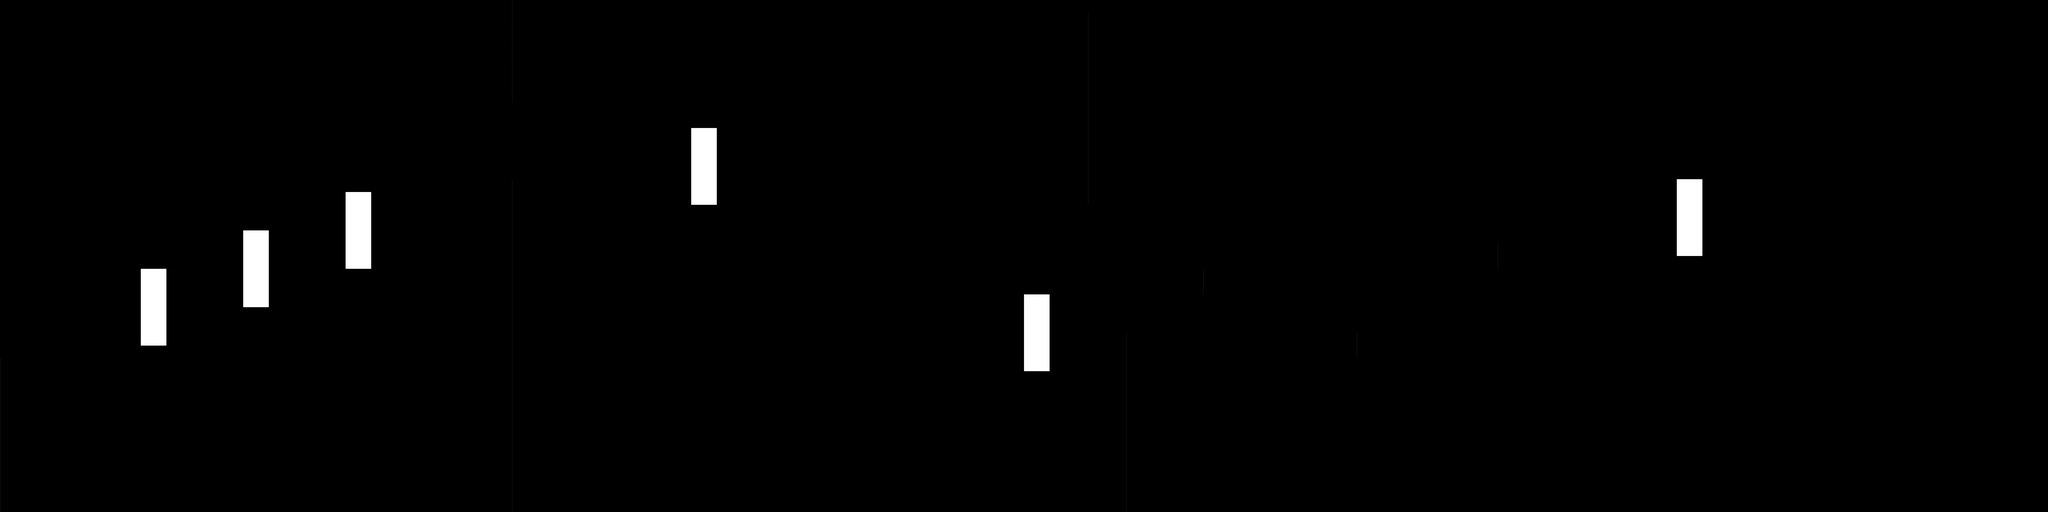

Rendered tile map (Tiled .tmx) drawn with the repository's tilesets; below, a short description and the map source with its tile grids summarised:
An orthogonal 160x40 tile map with 50x50 px tiles, 2 tile layers (Walls, Spikes), 10 tilesets and 36 objects (ninja, ground, portal).

<map version="1.0" orientation="orthogonal" renderorder="right-down" width="160" height="40" tilewidth="50" tileheight="50" nextobjectid="64">
 <tileset firstgid="1" name="plataforma3" tilewidth="300" tileheight="300">
  <image source="plataforma3.png" width="1320" height="1836" />
  <tile id="0">
   <properties>
    <property name="wall" value="1" />
   </properties>
  </tile>
 </tileset>
 <tileset firstgid="25" name="plataforma3" tilewidth="100" tileheight="300">
  <image source="plataforma3G.png" width="1320" height="1836" />
  <tile id="0">
   <properties>
    <property name="isRotate" value="-360" />
    <property name="wall" value="1" />
   </properties>
  </tile>
 </tileset>
 <tileset firstgid="103" name="plataforma3" tilewidth="300" tileheight="100">
  <image source="plataforma3.png" width="1320" height="1836" />
  <tile id="0">
   <properties>
    <property name="isFaller" value="1000" />
    <property name="wall" value="1" />
   </properties>
  </tile>
 </tileset>
 <tileset firstgid="175" name="plataforma3" tilewidth="300" tileheight="100">
  <image source="plataforma3.png" width="1320" height="1836" />
  <tile id="0">
   <properties>
    <property name="direction" value="2" />
    <property name="isMoveable" value="10" />
    <property name="speed" value="1" />
    <property name="wall" value="1" />
   </properties>
  </tile>
 </tileset>
 <tileset firstgid="247" name="plataformaMovelDirToEsq" tilewidth="250" tileheight="100">
  <image source="plataforma3.png" width="1320" height="1836" />
  <tile id="0">
   <properties>
    <property name="direction" value="1" />
    <property name="isMoveable" value="10" />
    <property name="speed" value="1" />
    <property name="wall" value="1" />
   </properties>
  </tile>
 </tileset>
 <tileset firstgid="337" name="spikes" tilewidth="50" tileheight="50">
  <tile id="0">
   <properties>
    <property name="spike" value="1" />
   </properties>
   <image width="50" height="50" source="espinho_tile_direito.png" />
  </tile>
  <tile id="1">
   <properties>
    <property name="spike" value="3" />
   </properties>
   <image width="50" height="50" source="espinho_tile_esquerdo.png" />
  </tile>
  <tile id="2">
   <properties>
    <property name="spike" value="2" />
   </properties>
   <image width="50" height="50" source="espinho_tile_invertido.png" />
  </tile>
  <tile id="3">
   <properties>
    <property name="spike" value="0" />
   </properties>
   <image width="50" height="50" source="espinho_tile.png" />
  </tile>
 </tileset>
 <tileset firstgid="341" name="espinho_tile" tilewidth="50" tileheight="50">
  <image source="espinho_tile.png" width="50" height="50" />
  <tile id="0">
   <properties>
    <property name="spike" value="0" />
   </properties>
  </tile>
 </tileset>
 <tileset firstgid="342" name="espinho_tile_direito" tilewidth="50" tileheight="50">
  <image source="espinho_tile_direito.png" width="50" height="50" />
  <tile id="0">
   <properties>
    <property name="spike" value="1" />
   </properties>
  </tile>
 </tileset>
 <tileset firstgid="343" name="espinho_tile_esquerdo" tilewidth="50" tileheight="50">
  <image source="espinho_tile_esquerdo.png" width="50" height="50" />
  <tile id="0">
   <properties>
    <property name="spike" value="3" />
   </properties>
  </tile>
 </tileset>
 <tileset firstgid="344" name="espinho_tile_invertido" tilewidth="50" tileheight="50">
  <image source="espinho_tile_invertido.png" width="50" height="50" />
  <tile id="0">
   <properties>
    <property name="spike" value="2" />
   </properties>
  </tile>
 </tileset>
 <layer name="Walls" width="160" height="40">
  <data>[6400 cells, 64 non-empty, 5 distinct tile ids]</data>
 </layer>
 <layer name="Spikes" width="160" height="40">
  <data>[6400 cells, 133 non-empty, 4 distinct tile ids]</data>
 </layer>
 <objectgroup name="Ninja">
  <object id="1" name="ninja" x="100" y="937.5" />
 </objectgroup>
 <objectgroup name="Ground">
  <object id="2" name="ground" x="50" y="1600" width="26.1025" height="21.981" />
 </objectgroup>
 <objectgroup name="Corpos">
  <object id="18" x="0" y="1400" width="300" height="600" />
  <object id="19" x="2000" y="700" width="300" height="1300" />
  <object id="20" x="2000" y="0" width="300" height="400" />
  <object id="21" x="3200" y="450" width="550" height="1550" />
  <object id="23" x="4400" y="1300" width="300" height="700" />
  <object id="24" x="6700" y="0" width="300" height="550" />
  <object id="25" x="7000" y="0" width="300" height="500" />
  <object id="26" x="7300" y="0" width="700" height="450" />
  <object id="27" x="6700" y="1150" width="250" height="850" />
  <object id="28" x="6950" y="1100" width="250" height="900" />
  <object id="29" x="7200" y="1050" width="300" height="950" />
  <object id="30" x="7500" y="1450" width="500" height="550" />
  <object id="31" x="7700" y="450" width="300" height="1000" />
  <object id="55" x="4700" y="1050" width="300" height="100" />
  <object id="57" x="5850" y="950" width="300" height="100" />
  <object id="58" x="4250" y="50" width="300" height="750" />
  <object id="63" x="5300" y="1300" width="300" height="100" />
 </objectgroup>
 <objectgroup name="Espinho">
  <object id="32" x="250" y="1350" width="50" height="50" />
  <object id="34" x="2000" y="400" width="300" height="50" />
  <object id="39" x="3150" y="950" width="50" height="1050" />
  <object id="40" x="3750" y="950" width="50" height="1050" />
  <object id="41" x="4400" y="1250" width="300" height="50" />
  <object id="43" x="6650" y="1150" width="50" height="450" />
  <object id="44" x="6650" y="0" width="50" height="550" />
  <object id="45" x="6700" y="1100" width="250" height="50" />
  <object id="46" x="6950" y="1050" width="250" height="50" />
  <object id="47" x="7200" y="1000" width="300" height="50" />
  <object id="48" x="6700" y="550" width="300" height="50" />
  <object id="49" x="7000" y="500" width="300" height="50" />
  <object id="50" x="7300" y="450" width="400" height="50" />
  <object id="53" x="1950" y="0" width="50" height="400" />
  <object id="54" x="2300" y="0" width="50" height="400" />
  <object id="61" x="4250" y="0" width="300" height="50" />
 </objectgroup>
 <objectgroup name="Portal">
  <object id="62" name="portal" x="7612.5" y="1300" />
 </objectgroup>
</map>
